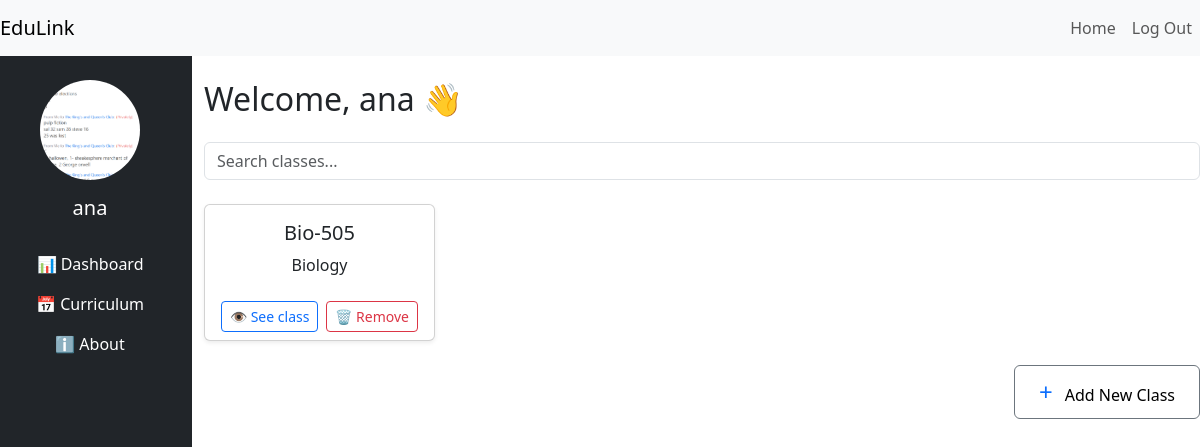
/instructor (signed in), run on the app's committed database.
### service505.py (models this page shows, shortened)
class User(UserMixin, db.Model):
    table_name = 'users'
    id:Mapped[int] = mapped_column(db.Integer, primary_key=True)
    email: Mapped[str] = mapped_column(String(100), unique=True)
    password: Mapped[str] = mapped_column(String(100))
    name: Mapped[str] = mapped_column(String(1000))
    lastname: Mapped[str] = mapped_column(String(1000))
    phonenumber: Mapped[str] = mapped_column(String(1000),nullable=True)
    gender: Mapped[str] = mapped_column(String(1000))
    profile_image: Mapped[str] = mapped_column(String(1000), nullable=True)
    classes = db.relationship('Class', backref='instructor', lazy=True)
    created_at = db.Column(db.DateTime(timezone=True), server_default=func.now())
    updated_at = db.Column(db.DateTime(timezone=True), default=func.now(), onupdate=func.now())

class Class(db.Model):
        table_name = 'class'
        id = db.Column(db.Integer, primary_key=True)
        name = db.Column(db.String(100), nullable=False)
        subject = db.Column(db.String(100), nullable=False)
        day = db.Column(db.String(10), nullable=False)
        start_time = db.Column(db.Time, nullable=False)
        duration = db.Column(db.Integer, nullable=False)
        key = db.Column(db.String(10), unique=True, nullable=False)
        instructor_id = db.Column(db.Integer, db.ForeignKey('user.id'), nullable=False)
        materials = db.relationship('Material', backref='class_info', cascade='all, delete-orphan')
        homeworks = db.relationship('Homework', backref='class_info', cascade='all, delete-orphan')
        announcements = db.relationship('Announcement', backref='class_info', cascade='all, delete-orphan')
        created_at = db.Column(db.DateTime(timezone=True), server_default=func.now())
        updated_at = db.Column(db.DateTime(timezone=True), default=func.now(), onupdate=func.now())

### service505.py (the view)
@app.route('/instructor')
@login_required
def instructor():
    user_classes = Class.query.filter_by(instructor_id=current_user.id).all()
    return render_template("user/instructor_dashboard.html", name=current_user.name, user=current_user, classes=user_classes  )

### service505.py (called while the page is built)
@login_manager.user_loader
def load_user(user_id):
   return User.query.get(int(user_id))

### templates/user/instructor_dashboard.html (shortened to what this page needs)
{% extends "base/base_instructor.html" %}
{% block inst_content%}
    <h2 class="mb-4">Welcome, {{ name }} 👋</h2>
    <div class="mb-4">
      <input type="text" class="form-control" placeholder="Search classes..." id="search-input">
    </div>
    <div class="row g-4" id="class-container">
      {% for class_item in classes %}
        <div class="col-12 col-sm-6 col-md-4 col-lg-3 class-card">
          <div class="card text-center shadow-sm h-100 d-flex flex-column justify-content-between">
            <div class="card-body">
              <h5 class="card-title mb-2">{{ class_item.name }}</h5>
              <p class="card-text">{{ class_item.subject }}</p>
            </div>
            <div class="card-footer bg-transparent border-0 d-flex justify-content-center gap-2">
  <a href="{{ url_for('class_dashboard', class_id=class_item.id) }}" class="btn btn-outline-primary btn-sm">👁️ See class</a>
  <form method="POST" action="{{ url_for('delete_class', class_id=class_item.id) }}" class="delete-form">
    <button type="submit" class="btn btn-outline-danger btn-sm">🗑️ Remove</button>
  </form>
</div>
          </div>
        </div>
      {% else %}
        <div class="col-12">
          <p>No classes yet. Click "Add New Class" to create your first one!</p>
        </div>
      {% endfor %}
    </div>
    <div class="d-flex justify-content-end mt-4">
      <a href="{{ url_for('register_class') }}" class="btn border border-secondary px-4 py-2" style="background-color: white; color: black; font-weight: 500;">
        <span style="color: #0d6efd; font-size: 24px; margin-right: 8px;">+</span> Add New Class
      </a>
    </div>
  </div>
</div>
{% endblock %}

### templates/base/base_instructor.html (shortened to what this page needs)
{% extends "base/base_ofAll.html" %}
{% block page_content %}
<div class="row">
  <div class="col-md-3 col-lg-2 bg-dark sidebar py-4 text-center text-white min-vh-100">
   <div style="width: 100px; height: 100px; border-radius: 50%; overflow: hidden; margin: 0 auto;">
  <img src="{{ url_for('static', filename='uploads/profile_pics/' + user.profile_image) if user.profile_image else url_for('static', filename='uploads/profile_pics/profile_placeholder.png') }}" alt="Profile" style="width: 100%; height: 100%; object-fit: cover;">
</div>
    <h5 class="mt-3">{{ name }}</h5>
    <ul class="nav flex-column mt-4">
      <li class="nav-item">
        <a class="nav-link active text-white" href="{{ url_for('instructor') }}">📊 Dashboard</a>
      </li>
      <li class="nav-item">
        <a class="nav-link text-white" href="{{ url_for('curriculum') }}"> 📅 Curriculum</a>
      </li>
      <li class="nav-item">
        <a class="nav-link text-white" href="{{ url_for('about_instructor') }}">ℹ️ About</a>
      </li>
    </ul>
  </div>
  <div class="col-md-9 col-lg-10 py-4">
    {% block inst_content %}
    {% endblock %}
{% endblock %}

### templates/base/base_ofAll.html (shortened to what this page needs)
<!DOCTYPE html>
<html lang="en">
<head>
    <link rel="stylesheet" href="{{ url_for('static', filename='styles.css') }}">
<link href="https://cdn.jsdelivr.net/npm/bootstrap@5.3.0/dist/css/bootstrap.min.css" rel="stylesheet">
  <link href="https://cdnjs.cloudflare.com/ajax/libs/font-awesome/6.0.0-beta3/css/all.min.css" rel="stylesheet">
</head>
<body>
 <nav class="navbar navbar-expand-lg navbar-light bg-light">
      <a class="navbar-brand" href="/EduLink2/static">EduLink</a>
      <div class="collapse navbar-collapse justify-content-end">
        <ul class="navbar-nav ml-auto">
          <li class="nav-item">
            <a class="nav-link" href="{{ url_for('home') }}">Home</a>
          </li>
{% if current_user.is_authenticated %}
<li class="nav-item">
  <a class="nav-link" href="{{ url_for('logout') }}">Log Out</a>
</li>
{% endif %}
        </ul>
      </div>
    </nav>
    {% block page_content %}
    {% endblock %}
</body>

### data on the page
User: profile_image (picture), name "ana"
Class: name "Bio-505", subject "Biology"
